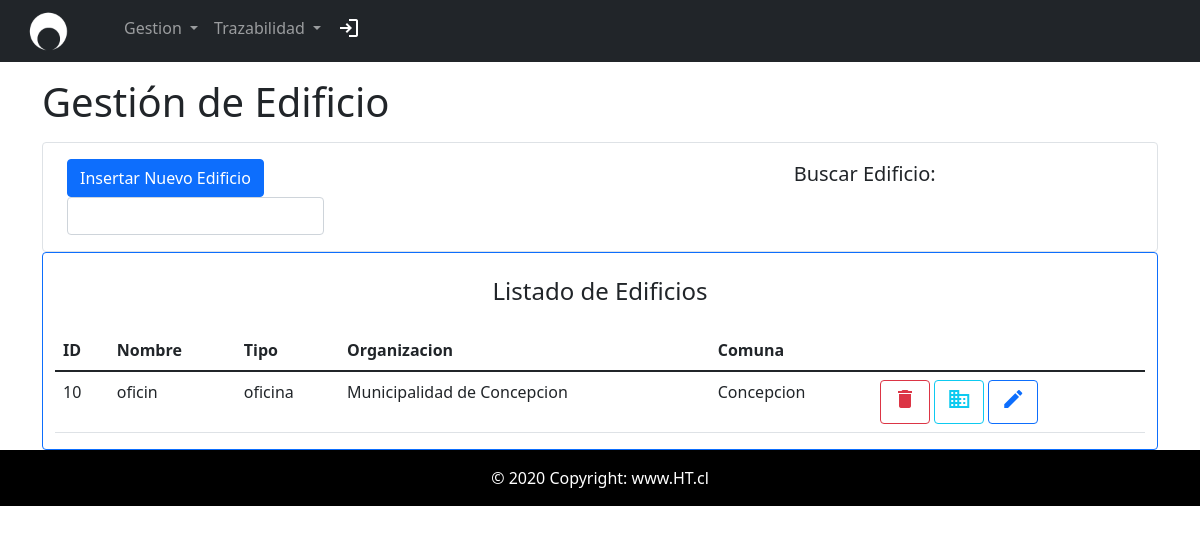
The app's page /proyecto_tis/prueba.php?p=gestion_departamentos_edificios/gestion_edificios (signed in), older data.
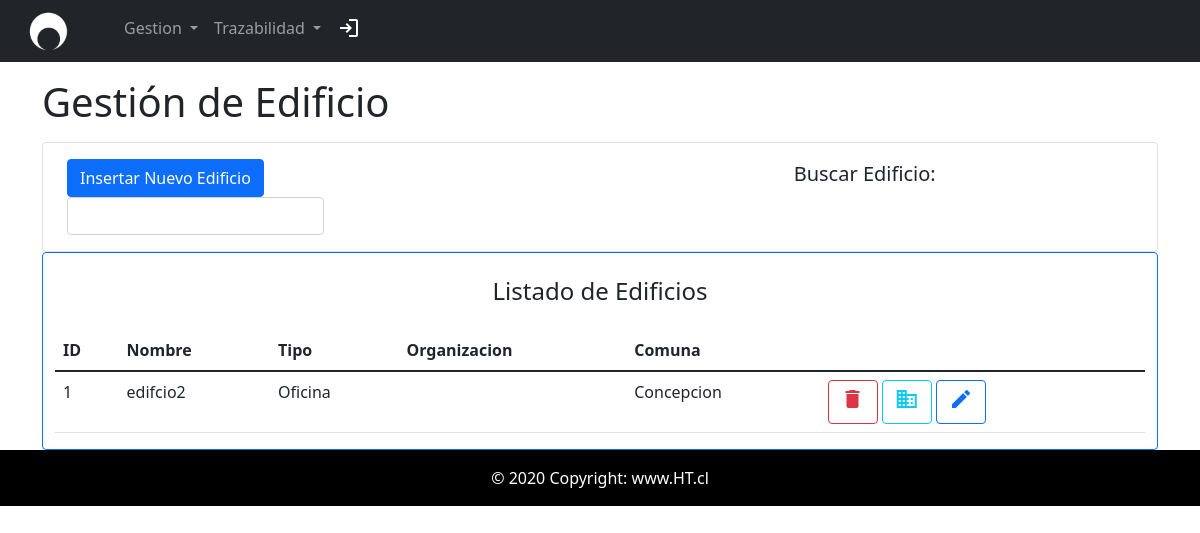
The same page, newer data.
### tables this page shows
CREATE TABLE `edificios` (
  `ID_EDIFICIO` int(11) NOT NULL,
  `ID` int(11) DEFAULT NULL,
  `COD_INE_COM` int(11) DEFAULT NULL,
  `NOMBRE_EDIFICIO` varchar(30) DEFAULT NULL,
  `TIPO_EDIFICIO` varchar(30) DEFAULT NULL,
  `ID_ORGANIZACIONES` int(11) DEFAULT NULL
);

CREATE TABLE `organizaciones` (
  `ID` int(11) NOT NULL,
  `NOMBRE_ORGANIZACION` varchar(30) DEFAULT NULL,
  `ID_TIPO` int(11) NOT NULL
);

CREATE TABLE `comunas` (
  `COD_INE_COM` int(11) NOT NULL,
  `COD_INE_PROV` int(11) DEFAULT NULL,
  `NOMBRE` varchar(30) DEFAULT NULL
);

### proyecto_tis/view/partials/gestion_departamentos_edificios/gestion_edificios.php (the view, shortened to what this page needs)
<?php
require('conexion.php');
?>
<body>
    <div class="container-sm align-items-center">
        <h1 class="my-3">Gestión de Edificio</h1>
        <div class="container-sm d-flex align-items-center border border-primary-2 rounded py-3">
            <div class="container aling-self-center">
                <div class="row row-cols-auto d-flex align-items-center">
                    <div class="col-8">
                        <button type="button" class="btn btn-primary" data-bs-toggle="modal" data-bs-target="#insertarEquipo">
                            Insertar Nuevo Edificio
                        </button>
                    </div>
                    <div class="col">
                        <h5>Buscar Edificio:</h5>
                    </div>
                    <div class="col">
                        <input type="text" class="form-control" aria-label="Busqueda por Parametros">
                    </div>
                </div>
            </div>
        </div>
        <div class="container-xl d-flex flex-column border border-primary rounded">
            <div class="align-self-center">
                <h4 class="my-4 ">Listado de Edificios</h4>
            </div>
            <div class="table-responsive caption-top">
                <table class="table" id="infoEquipo">
                    <thead>
                        <tr>
                            <th scope="col">ID</th>
                            <th scope="col">Nombre</th>
                            <th scope="col">Tipo</th>
                            <th scope="col">Organizacion</th>
                            <th scope="col">Comuna</th>
                        </tr>
                    </thead>
                    <tbody>
                        <?php
                        $consulta = "SELECT * FROM edificios";
                        $resultado = mysqli_query($conexion, $consulta);
                        while ($row = mysqli_fetch_assoc($resultado)) {
                            $id_consultado = $row["ID_EDIFICIO"];
                            $nombre_consultado = $row["NOMBRE_EDIFICIO"];
                            $tipo_consultado = $row["TIPO_EDIFICIO"];
                            $comuna_consultada = $row["COD_INE_COM"];
                            echo "<tr>";
                            echo "<td>" . $id_consultado . "</td>";
                            echo  "<td>" . $nombre_consultado . "</td>";
                            echo  "<td>" . $tipo_consultado . "</td>";
                            $q2 = "SELECT nombre_organizacion FROM organizaciones WHERE id=" . $_SESSION["id_organizacion"] . ";";
                            $r2 = mysqli_query($conexion, $q2);
                            $organizacion = mysqli_fetch_assoc($r2);
                            echo  "<td>" . $organizacion["nombre_organizacion"] . "</td>";
                            $q3 = "SELECT nombre FROM comunas WHERE cod_ine_com=" . $comuna_consultada . ";";
                            $r3 = mysqli_query($conexion, $q3);
                            $comuna = mysqli_fetch_assoc($r3);
                            echo  "<td>" . $comuna["nombre"] . "</td>";
                            echo '<td> <button type="button" class="btn btn-outline-danger" data-bs-toggle="modal" data-bs-target="#confirmacionEliminar" data-bs-whatever="' . $id_consultado . '" ><span class="material-icons">delete</span></button>
                            <a class="btn btn-outline-info" href="prueba.php?p=gestion_departamentos_edificios\gestion_departamentos&id=' . $id_consultado . '" role="button"><span class="material-symbols-outlined">domain</span> </a>
                            <button type="button" class="btn btn-outline-primary" data-bs-toggle="modal" data-bs-target="#modificarEdificio" data-bs-whatever="' . $id_consultado . '"> <span class="material-icons">edit</span> </button>';
                            echo '</tr>';
                        }
                        ?>
                    </tbody>
                </table>
            </div>
        </div>
    </div>
</body>
</html>

### proyecto_tis/header.php (shortened to what this page needs)
<!DOCTYPE html>
<html>
<head>
	<link href="https://cdn.jsdelivr.net/npm/bootstrap@5.1.3/dist/css/bootstrap.min.css" rel="stylesheet">
	<link rel="stylesheet" href="view/public/css/buttonStyle.css" />
</head>

### proyecto_tis/prueba.php (shortened to what this page needs)
<?php include('header.php'); ?>
<?php
$pagina = isset($_GET['p']) ? strtolower($_GET['p']) : 'inicio';
$isInAppMode = false;
if ($isInAppMode) {
    require_once "view\partials\modules\sidebar\index.php";
    require_once "view\partials\modules\page_container\up.php";
    if(isset($_GET['id'])){
        require_once "view/partials/" . $pagina . '.php?id='.$_GET['id'];
    }else if(isset($_GET['id_departamento'])){
        require_once "view/partials/" . $pagina . '.php?id_departamento='.$_GET['id_departamento'];
    }else{
        require_once "view/partials/" . $pagina . '.php';
    }
    require "view\partials\modules\page_container\down.php";
    require_once "view/partials/footer.php";
} else {
    require_once "view/partials/header.php";
    require_once "view/partials/" . $pagina . '.php';
    require_once "view/partials/footer.php";
}
?>

### proyecto_tis/view/partials/header.php (shortened to what this page needs)
<nav class="navbar navbar-expand-lg navbar-dark bg-dark">
  <div class="container-fluid">
    <a href="prueba.php?p=inicio" style="width:40px" class="col-md-1 d-flex align-items-center justify-content-center mb-3 mb-md-0 mx-3 me-md-auto link-dark text-decoration-none">
      <img style="width:150px" class="img-fluid" src="view/public/images/heritech/logo/heritech_logo_white.png" alt="">
    </a>
    <div class="collapse navbar-collapse mx-5" id="navbarNavDarkDropdown" style="color:white">
      <ul class="navbar-nav">
        <li class="nav-item dropdown">
          <a class="nav-link dropdown-toggle" href="#" id="navbarDarkDropdownMenuLink" role="button" data-bs-toggle="dropdown" aria-expanded="false">
            Gestion
          </a>
        </li>
        <li class="nav-item dropdown">
          <a class="nav-link dropdown-toggle" href="#" id="navbarDarkDropdownMenuLink" role="button" data-bs-toggle="dropdown" aria-expanded="false">
            Trazabilidad
          </a>
        </li>
        <li class="nav-item">
          <a class="nav-link active" aria-current="page" href="cerrarse.php">
            <span class="material-symbols-outlined">login</span>
          </a>
        </li>
      </ul>
    </div>
  </div>
</nav>

### proyecto_tis/view/partials/footer.php
<footer class="bg-light text-center text-lg-start">
  <div class="text-center p-3" style="color:white; background-color: black;">
    © 2020 Copyright:
    www.HT.cl
  </div>
</footer>

Row changes from the older to the newer data that the page shows:
removed edificios: ID_EDIFICIO "10", NOMBRE_EDIFICIO "oficin", TIPO_EDIFICIO "oficina", ID_ORGANIZACIONES.NOMBRE_ORGANIZACION "Municipalidad de Concepcion", COD_INE_COM.NOMBRE "Concepcion"
added edificios: ID_EDIFICIO "1", NOMBRE_EDIFICIO "edifcio2", TIPO_EDIFICIO "Oficina", COD_INE_COM.NOMBRE "Concepcion"
